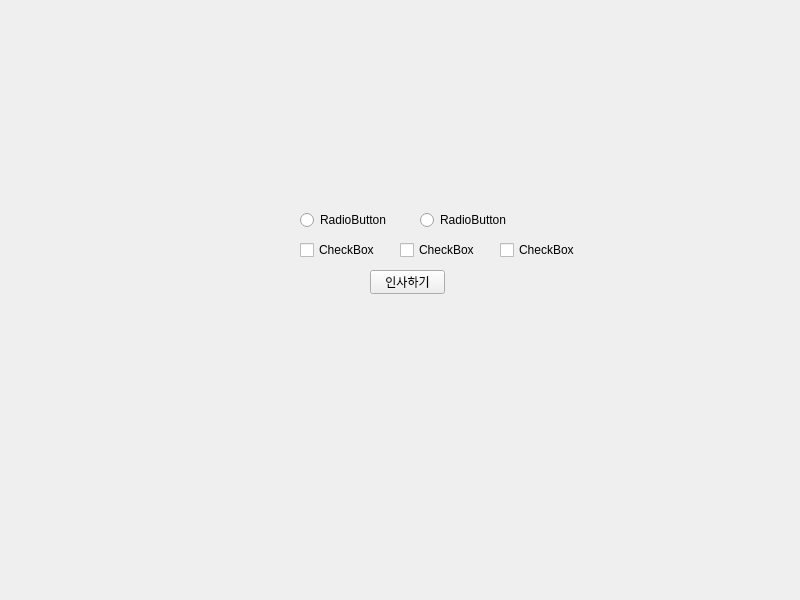
<?xml version="1.0" encoding="UTF-8"?>
<ui version="4.0">
 <class>MainWindow</class>
 <widget class="QMainWindow" name="MainWindow">
  <property name="geometry">
   <rect>
    <x>0</x>
    <y>0</y>
    <width>800</width>
    <height>600</height>
   </rect>
  </property>
  <property name="windowTitle">
   <string>MainWindow</string>
  </property>
  <widget class="QWidget" name="centralwidget">
   <widget class="QPushButton" name="btn_hi">
    <property name="geometry">
     <rect>
      <x>370</x>
      <y>270</y>
      <width>75</width>
      <height>24</height>
     </rect>
    </property>
    <property name="text">
     <string>인사하기</string>
    </property>
   </widget>
   <widget class="QRadioButton" name="radio_1">
    <property name="geometry">
     <rect>
      <x>300</x>
      <y>210</y>
      <width>91</width>
      <height>20</height>
     </rect>
    </property>
    <property name="text">
     <string>RadioButton</string>
    </property>
   </widget>
   <widget class="QRadioButton" name="radio_2">
    <property name="geometry">
     <rect>
      <x>420</x>
      <y>210</y>
      <width>91</width>
      <height>20</height>
     </rect>
    </property>
    <property name="text">
     <string>RadioButton</string>
    </property>
   </widget>
   <widget class="QCheckBox" name="chk_1">
    <property name="geometry">
     <rect>
      <x>300</x>
      <y>240</y>
      <width>76</width>
      <height>20</height>
     </rect>
    </property>
    <property name="text">
     <string>CheckBox</string>
    </property>
   </widget>
   <widget class="QCheckBox" name="chk_2">
    <property name="geometry">
     <rect>
      <x>400</x>
      <y>240</y>
      <width>76</width>
      <height>20</height>
     </rect>
    </property>
    <property name="text">
     <string>CheckBox</string>
    </property>
   </widget>
   <widget class="QCheckBox" name="chk_3">
    <property name="geometry">
     <rect>
      <x>500</x>
      <y>240</y>
      <width>76</width>
      <height>20</height>
     </rect>
    </property>
    <property name="text">
     <string>CheckBox</string>
    </property>
   </widget>
  </widget>
 </widget>
 <resources/>
 <connections/>
</ui>
